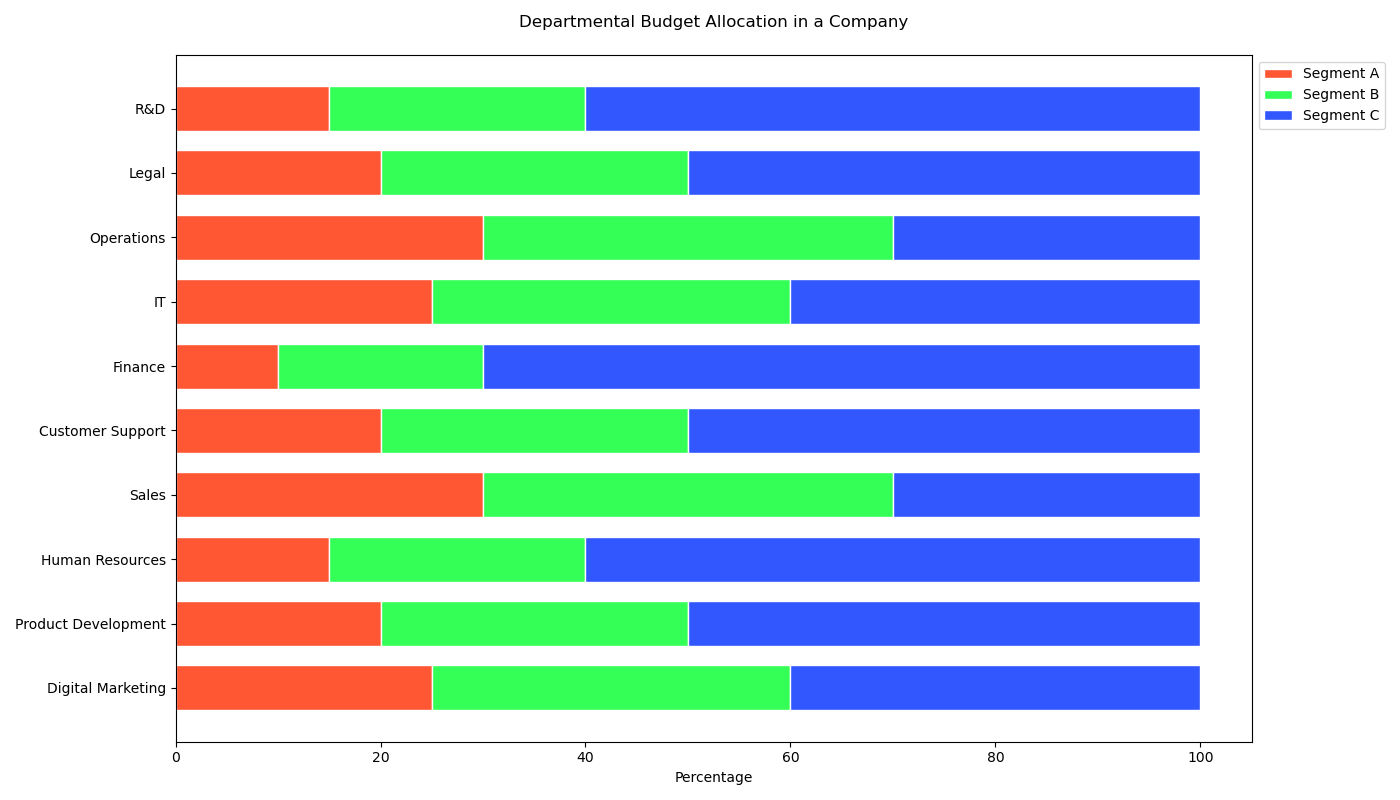

The Python source for this figure:

import matplotlib.pyplot as plt
import numpy as np

categories = [
    'Digital Marketing', 'Product Development', 'Human Resources', 'Sales', 
    'Customer Support', 'Finance', 'IT', 'Operations', 'Legal', 'R&D'
]

data = np.array([
    [25, 35, 40],
    [20, 30, 50],
    [15, 25, 60],
    [30, 40, 30],
    [20, 30, 50],
    [10, 20, 70],
    [25, 35, 40],
    [30, 40, 30],
    [20, 30, 50],
    [15, 25, 60]
])

colors = ['#FF5733', '#33FF57', '#3357FF']

fig, ax = plt.subplots(figsize=(14, 8))
bar_width = 0.7

cumulative_data = np.cumsum(data, axis=1)

for i in range(data.shape[1]):
    if i == 0:
        ax.barh(categories, data[:, i], color=colors[i], edgecolor='white', height=bar_width)
    else:
        ax.barh(categories, data[:, i], left=cumulative_data[:, i-1], color=colors[i], edgecolor='white', height=bar_width)

ax.set_xlabel('Percentage')
ax.set_title('Departmental Budget Allocation in a Company', pad=20)
ax.legend(['Segment A', 'Segment B', 'Segment C'], loc='upper left', bbox_to_anchor=(1,1))

plt.tight_layout()
plt.show()
